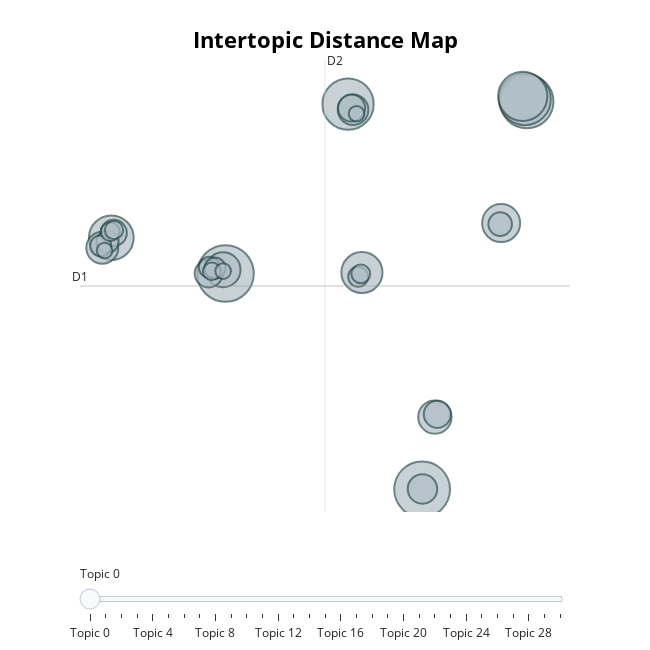

Write notebook code for a chart like this one.
### Code cell
# visualize topics

model.model.visualize_topics()

### Figure 1 — Plotly figure (JSON) as saved in the notebook; plotly's stock layout.template omitted (floating-point values rounded to 4 significant figures)
{"data": [{"customdata": [[0, "コロナワクチン | ワクチン | ワクチン接種 | 大規模接種 | 新型コロナ", 144], [1, "新型肺炎 | クルーズ船 | 厚労相 | 北海道 | 国内初の死者", 140], [2, "感染 | 新型コロナ | コロナ感染 | 変異種 | 国内感染", 128], [3, "東京 | 新型コロナ | 新規感染 | 首都圏３県 | 大阪", 121], [4, "新型肺炎 | 天声人語 | 寄稿 | 地球を読む | 愛知", 118], [5, "専門家会議 | 新型コロナ | 厚労省 | 自宅療養 | 医療", 109], [6, "緊急事態宣言 | 緊急事態 | 新型コロナ | 愛知 | 来月７日まで", 90], [7, "日銀 | 閣議決定 | 過去最大 | コロナ対応 | ２次補正", 76], [8, "６月 | 基準地価 | ｇｄｐ | ３月 | ９月期", 65], [9, "自公合意 | ３０万円給付 | １０万円給付 | 中小企業 | １店舗５０万円", 55], [10, "日本の大学 | 河合塾共同調査 | 大学入試 | ひらく | 朝日新聞", 50], [11, "首相 | 自民党総裁選 | 菅首相 | 特措法 | 菅首相退陣", 46], [12, "明日へ | コロナ下の五輪 | こどもの日 | 新型コロナ | その１", 42], [13, "中国 | 新型肺炎 | 武漢 | 海外団体旅行禁止 | 拡大", 39], [14, "地域に | コロナ危機と世界 | 新型コロナ | 日中往来 | 止まった経済", 35], [15, "国内死者５０００人超 | ペース加速 | コロナ | 新型コロナ | 自宅療養中４８人死亡", 33], [16, "東京五輪 | ｔｏｋｙｏ２０２０ | 東京２０２０ | 無観客 | まん延防止", 33], [17, "大阪 | 北海道 | 兵庫 | 緊急事態 | 京都", 31], [18, "４割 | 宿泊 | 接触８割減へ提言 | 民間検査の活用推進 | 民間調べ", 25], [19, "イート | 緊急事態 | 政府 | 首相 | 感染拡大地域へ", 22], [20, "２０２１衆院選 | コロナ | 衆院選公示 | 五輪争点 | 米国の選択", 20], [21, "韓国 | 北朝鮮 | 米大統領選 | きょうから強化 | 明記", 20], [22, "コロナ飲み薬 | 厚労省 | メルク製 | コロナで争奪激しく | コロナ対応で機関投資家が転換", 20], [23, "タカラバイオ | ｐｃｒ | ｐｃｒ検査 | 海外渡航に必要な例も | １日７", 18], [24, "ポイント | ウォルマートやニトリ | 政府の追加経済対策 | ビジネス | 在籍型出向", 16], [25, "きょう決定 | 緊急事態 | きょう時短解除 | 緊急事態解除決定 | 段階的緩和", 16], [26, "新型コロナウイルス | 余録 | あすから来月末 | 帰国者３人感染 | １人は当初", 15], [27, "政府 | 政府専門家会議の提言 | １５件義務化せず | 初動検証 | トンネル団体", 14], [28, "毎日新聞世論調査 | 評価せず | 評価 | 本社世論調査 | 朝日新聞社世論調査", 11], [29, "プロ野球 | 選抜高校野球 | サッカー | 影響を考慮 | 大相撲２週間延期", 11], [30, "コロナ危機と世界 | 初動遅れ | 海外に | ベトナムに発注続々 | トランプ氏が批判", 11]], "hovertemplate": "<b>Topic %{customdata[0]}</b><br>Words: %{customdata[1]}<br>Size: %{customdata[2]}", "legendgroup": "", "marker": {"color": "#B0BEC5", "line": {"color": "DarkSlateGrey", "width": 2}, "size": [144, 140, 128, 121, 118, 109, 90, 76, 65, 55, 50, 46, 42, 39, 35, 33, 33, 31, 25, 22, 20, 20, 20, 18, 16, 16, 15, 14, 11, 11, 11], "sizemode": "area", "sizeref": 0.09, "symbol": "circle"}, "mode": "markers", "name": "", "orientation": "v", "showlegend": false, "type": "scatter", "x": [-1.1, 15.32, 24.06, 23.9, 9.139, 23.73, -10.64, 10.3, 21.92, -1.306, 16.39, -11.39, 9.555, 15.35, -2.508, 16.59, 9.428, -10.44, 21.84, -10.95, -11.52, -2.442, -1.975, 9.982, 10.2, -10.73, -10.41, -2.246, -11.19, 9.846, -1.297], "xaxis": "x", "y": [4.745, -11.01, 17.29, 17.46, 17.1, 17.67, 7.352, 4.813, 8.424, 5.016, -5.737, 6.628, 16.69, -10.98, 4.738, -5.537, 16.82, 7.704, 8.346, 7.058, 6.766, 5.196, 5.132, 4.498, 4.716, 7.79, 7.91, 4.894, 6.418, 16.4, 4.916], "yaxis": "y"}], "layout": {"annotations": [{"showarrow": false, "text": "D1", "x": -13.25, "y": 3.829, "yshift": 10}, {"showarrow": false, "text": "D2", "x": 7.211, "xshift": 10, "y": 20.32}], "height": 650, "hoverlabel": {"bgcolor": "white", "font": {"family": "Rockwell", "size": 16}}, "legend": {"itemsizing": "constant", "tracegroupgap": 0}, "margin": {"t": 60}, "shapes": [{"line": {"color": "#CFD8DC", "width": 2}, "type": "line", "x0": 7.211, "x1": 7.211, "y0": -12.66, "y1": 20.32}, {"line": {"color": "#9E9E9E", "width": 2}, "type": "line", "x0": -13.25, "x1": 27.67, "y0": 3.829, "y1": 3.829}], "sliders": [{"active": 0, "pad": {"t": 50}, "steps": [{"args": [{"marker.color": [["red", "#B0BEC5", "#B0BEC5", "#B0BEC5", "#B0BEC5", "#B0BEC5", "#B0BEC5", "#B0BEC5", "#B0BEC5", "#B0BEC5", "#B0BEC5", "#B0BEC5", "#B0BEC5", "#B0BEC5", "#B0BEC5", "#B0BEC5", "#B0BEC5", "#B0BEC5", "#B0BEC5", "#B0BEC5", "#B0BEC5", "#B0BEC5", "#B0BEC5", "#B0BEC5", "#B0BEC5", "#B0BEC5", "#B0BEC5", "#B0BEC5", "#B0BEC5", "#B0BEC5", "#B0BEC5"]]}], "label": "Topic 0", "method": "update"}, {"args": [{"marker.color": [["#B0BEC5", "red", "#B0BEC5", "#B0BEC5", "#B0BEC5", "#B0BEC5", "#B0BEC5", "#B0BEC5", "#B0BEC5", "#B0BEC5", "#B0BEC5", "#B0BEC5", "#B0BEC5", "#B0BEC5", "#B0BEC5", "#B0BEC5", "#B0BEC5", "#B0BEC5", "#B0BEC5", "#B0BEC5", "#B0BEC5", "#B0BEC5", "#B0BEC5", "#B0BEC5", "#B0BEC5", "#B0BEC5", "#B0BEC5", "#B0BEC5", "#B0BEC5", "#B0BEC5", "#B0BEC5"]]}], "label": "Topic 1", "method": "update"}, {"args": [{"marker.color": [["#B0BEC5", "#B0BEC5", "red", "#B0BEC5", "#B0BEC5", "#B0BEC5", "#B0BEC5", "#B0BEC5", "#B0BEC5", "#B0BEC5", "#B0BEC5", "#B0BEC5", "#B0BEC5", "#B0BEC5", "#B0BEC5", "#B0BEC5", "#B0BEC5", "#B0BEC5", "#B0BEC5", "#B0BEC5", "#B0BEC5", "#B0BEC5", "#B0BEC5", "#B0BEC5", "#B0BEC5", "#B0BEC5", "#B0BEC5", "#B0BEC5", "#B0BEC5", "#B0BEC5", "#B0BEC5"]]}], "label": "Topic 2", "method": "update"}, {"args": [{"marker.color": [["#B0BEC5", "#B0BEC5", "#B0BEC5", "red", "#B0BEC5", "#B0BEC5", "#B0BEC5", "#B0BEC5", "#B0BEC5", "#B0BEC5", "#B0BEC5", "#B0BEC5", "#B0BEC5", "#B0BEC5", "#B0BEC5", "#B0BEC5", "#B0BEC5", "#B0BEC5", "#B0BEC5", "#B0BEC5", "#B0BEC5", "#B0BEC5", "#B0BEC5", "#B0BEC5", "#B0BEC5", "#B0BEC5", "#B0BEC5", "#B0BEC5", "#B0BEC5", "#B0BEC5", "#B0BEC5"]]}], "label": "Topic 3", "method": "update"}, {"args": [{"marker.color": [["#B0BEC5", "#B0BEC5", "#B0BEC5", "#B0BEC5", "red", "#B0BEC5", "#B0BEC5", "#B0BEC5", "#B0BEC5", "#B0BEC5", "#B0BEC5", "#B0BEC5", "#B0BEC5", "#B0BEC5", "#B0BEC5", "#B0BEC5", "#B0BEC5", "#B0BEC5", "#B0BEC5", "#B0BEC5", "#B0BEC5", "#B0BEC5", "#B0BEC5", "#B0BEC5", "#B0BEC5", "#B0BEC5", "#B0BEC5", "#B0BEC5", "#B0BEC5", "#B0BEC5", "#B0BEC5"]]}], "label": "Topic 4", "method": "update"}, {"args": [{"marker.color": [["#B0BEC5", "#B0BEC5", "#B0BEC5", "#B0BEC5", "#B0BEC5", "red", "#B0BEC5", "#B0BEC5", "#B0BEC5", "#B0BEC5", "#B0BEC5", "#B0BEC5", "#B0BEC5", "#B0BEC5", "#B0BEC5", "#B0BEC5", "#B0BEC5", "#B0BEC5", "#B0BEC5", "#B0BEC5", "#B0BEC5", "#B0BEC5", "#B0BEC5", "#B0BEC5", "#B0BEC5", "#B0BEC5", "#B0BEC5", "#B0BEC5", "#B0BEC5", "#B0BEC5", "#B0BEC5"]]}], "label": "Topic 5", "method": "update"}, {"args": [{"marker.color": [["#B0BEC5", "#B0BEC5", "#B0BEC5", "#B0BEC5", "#B0BEC5", "#B0BEC5", "red", "#B0BEC5", "#B0BEC5", "#B0BEC5", "#B0BEC5", "#B0BEC5", "#B0BEC5", "#B0BEC5", "#B0BEC5", "#B0BEC5", "#B0BEC5", "#B0BEC5", "#B0BEC5", "#B0BEC5", "#B0BEC5", "#B0BEC5", "#B0BEC5", "#B0BEC5", "#B0BEC5", "#B0BEC5", "#B0BEC5", "#B0BEC5", "#B0BEC5", "#B0BEC5", "#B0BEC5"]]}], "label": "Topic 6", "method": "update"}, {"args": [{"marker.color": [["#B0BEC5", "#B0BEC5", "#B0BEC5", "#B0BEC5", "#B0BEC5", "#B0BEC5", "#B0BEC5", "red", "#B0BEC5", "#B0BEC5", "#B0BEC5", "#B0BEC5", "#B0BEC5", "#B0BEC5", "#B0BEC5", "#B0BEC5", "#B0BEC5", "#B0BEC5", "#B0BEC5", "#B0BEC5", "#B0BEC5", "#B0BEC5", "#B0BEC5", "#B0BEC5", "#B0BEC5", "#B0BEC5", "#B0BEC5", "#B0BEC5", "#B0BEC5", "#B0BEC5", "#B0BEC5"]]}], "label": "Topic 7", "method": "update"}, {"args": [{"marker.color": [["#B0BEC5", "#B0BEC5", "#B0BEC5", "#B0BEC5", "#B0BEC5", "#B0BEC5", "#B0BEC5", "#B0BEC5", "red", "#B0BEC5", "#B0BEC5", "#B0BEC5", "#B0BEC5", "#B0BEC5", "#B0BEC5", "#B0BEC5", "#B0BEC5", "#B0BEC5", "#B0BEC5", "#B0BEC5", "#B0BEC5", "#B0BEC5", "#B0BEC5", "#B0BEC5", "#B0BEC5", "#B0BEC5", "#B0BEC5", "#B0BEC5", "#B0BEC5", "#B0BEC5", "#B0BEC5"]]}], "label": "Topic 8", "method": "update"}, {"args": [{"marker.color": [["#B0BEC5", "#B0BEC5", "#B0BEC5", "#B0BEC5", "#B0BEC5", "#B0BEC5", "#B0BEC5", "#B0BEC5", "#B0BEC5", "red", "#B0BEC5", "#B0BEC5", "#B0BEC5", "#B0BEC5", "#B0BEC5", "#B0BEC5", "#B0BEC5", "#B0BEC5", "#B0BEC5", "#B0BEC5", "#B0BEC5", "#B0BEC5", "#B0BEC5", "#B0BEC5", "#B0BEC5", "#B0BEC5", "#B0BEC5", "#B0BEC5", "#B0BEC5", "#B0BEC5", "#B0BEC5"]]}], "label": "Topic 9", "method": "update"}, {"args": [{"marker.color": [["#B0BEC5", "#B0BEC5", "#B0BEC5", "#B0BEC5", "#B0BEC5", "#B0BEC5", "#B0BEC5", "#B0BEC5", "#B0BEC5", "#B0BEC5", "red", "#B0BEC5", "#B0BEC5", "#B0BEC5", "#B0BEC5", "#B0BEC5", "#B0BEC5", "#B0BEC5", "#B0BEC5", "#B0BEC5", "#B0BEC5", "#B0BEC5", "#B0BEC5", "#B0BEC5", "#B0BEC5", "#B0BEC5", "#B0BEC5", "#B0BEC5", "#B0BEC5", "#B0BEC5", "#B0BEC5"]]}], "label": "Topic 10", "method": "update"}, {"args": [{"marker.color": [["#B0BEC5", "#B0BEC5", "#B0BEC5", "#B0BEC5", "#B0BEC5", "#B0BEC5", "#B0BEC5", "#B0BEC5", "#B0BEC5", "#B0BEC5", "#B0BEC5", "red", "#B0BEC5", "#B0BEC5", "#B0BEC5", "#B0BEC5", "#B0BEC5", "#B0BEC5", "#B0BEC5", "#B0BEC5", "#B0BEC5", "#B0BEC5", "#B0BEC5", "#B0BEC5", "#B0BEC5", "#B0BEC5", "#B0BEC5", "#B0BEC5", "#B0BEC5", "#B0BEC5", "#B0BEC5"]]}], "label": "Topic 11", "method": "update"}, {"args": [{"marker.color": [["#B0BEC5", "#B0BEC5", "#B0BEC5", "#B0BEC5", "#B0BEC5", "#B0BEC5", "#B0BEC5", "#B0BEC5", "#B0BEC5", "#B0BEC5", "#B0BEC5", "#B0BEC5", "red", "#B0BEC5", "#B0BEC5", "#B0BEC5", "#B0BEC5", "#B0BEC5", "#B0BEC5", "#B0BEC5", "#B0BEC5", "#B0BEC5", "#B0BEC5", "#B0BEC5", "#B0BEC5", "#B0BEC5", "#B0BEC5", "#B0BEC5", "#B0BEC5", "#B0BEC5", "#B0BEC5"]]}], "label": "Topic 12", "method": "update"}, {"args": [{"marker.color": [["#B0BEC5", "#B0BEC5", "#B0BEC5", "#B0BEC5", "#B0BEC5", "#B0BEC5", "#B0BEC5", "#B0BEC5", "#B0BEC5", "#B0BEC5", "#B0BEC5", "#B0BEC5", "#B0BEC5", "red", "#B0BEC5", "#B0BEC5", "#B0BEC5", "#B0BEC5", "#B0BEC5", "#B0BEC5", "#B0BEC5", "#B0BEC5", "#B0BEC5", "#B0BEC5", "#B0BEC5", "#B0BEC5", "#B0BEC5", "#B0BEC5", "#B0BEC5", "#B0BEC5", "#B0BEC5"]]}], "label": "Topic 13", "method": "update"}, {"args": [{"marker.color": [["#B0BEC5", "#B0BEC5", "#B0BEC5", "#B0BEC5", "#B0BEC5", "#B0BEC5", "#B0BEC5", "#B0BEC5", "#B0BEC5", "#B0BEC5", "#B0BEC5", "#B0BEC5", "#B0BEC5", "#B0BEC5", "red", "#B0BEC5", "#B0BEC5", "#B0BEC5", "#B0BEC5", "#B0BEC5", "#B0BEC5", "#B0BEC5", "#B0BEC5", "#B0BEC5", "#B0BEC5", "#B0BEC5", "#B0BEC5", "#B0BEC5", "#B0BEC5", "#B0BEC5", "#B0BEC5"]]}], "label": "Topic 14", "method": "update"}, {"args": [{"marker.color": [["#B0BEC5", "#B0BEC5", "#B0BEC5", "#B0BEC5", "#B0BEC5", "#B0BEC5", "#B0BEC5", "#B0BEC5", "#B0BEC5", "#B0BEC5", "#B0BEC5", "#B0BEC5", "#B0BEC5", "#B0BEC5", "#B0BEC5", "red", "#B0BEC5", "#B0BEC5", "#B0BEC5", "#B0BEC5", "#B0BEC5", "#B0BEC5", "#B0BEC5", "#B0BEC5", "#B0BEC5", "#B0BEC5", "#B0BEC5", "#B0BEC5", "#B0BEC5", "#B0BEC5", "#B0BEC5"]]}], "label": "Topic 15", "method": "update"}, {"args": [{"marker.color": [["#B0BEC5", "#B0BEC5", "#B0BEC5", "#B0BEC5", "#B0BEC5", "#B0BEC5", "#B0BEC5", "#B0BEC5", "#B0BEC5", "#B0BEC5", "#B0BEC5", "#B0BEC5", "#B0BEC5", "#B0BEC5", "#B0BEC5", "#B0BEC5", "red", "#B0BEC5", "#B0BEC5", "#B0BEC5", "#B0BEC5", "#B0BEC5", "#B0BEC5", "#B0BEC5", "#B0BEC5", "#B0BEC5", "#B0BEC5", "#B0BEC5", "#B0BEC5", "#B0BEC5", "#B0BEC5"]]}], "label": "Topic 16", "method": "update"}, {"args": [{"marker.color": [["#B0BEC5", "#B0BEC5", "#B0BEC5", "#B0BEC5", "#B0BEC5", "#B0BEC5", "#B0BEC5", "#B0BEC5", "#B0BEC5", "#B0BEC5", "#B0BEC5", "#B0BEC5", "#B0BEC5", "#B0BEC5", "#B0BEC5", "#B0BEC5", "#B0BEC5", "red", "#B0BEC5", "#B0BEC5", "#B0BEC5", "#B0BEC5", "#B0BEC5", "#B0BEC5", "#B0BEC5", "#B0BEC5", "#B0BEC5", "#B0BEC5", "#B0BEC5", "#B0BEC5", "#B0BEC5"]]}], "label": "Topic 17", "method": "update"}, {"args": [{"marker.color": [["#B0BEC5", "#B0BEC5", "#B0BEC5", "#B0BEC5", "#B0BEC5", "#B0BEC5", "#B0BEC5", "#B0BEC5", "#B0BEC5", "#B0BEC5", "#B0BEC5", "#B0BEC5", "#B0BEC5", "#B0BEC5", "#B0BEC5", "#B0BEC5", "#B0BEC5", "#B0BEC5", "red", "#B0BEC5", "#B0BEC5", "#B0BEC5", "#B0BEC5", "#B0BEC5", "#B0BEC5", "#B0BEC5", "#B0BEC5", "#B0BEC5", "#B0BEC5", "#B0BEC5", "#B0BEC5"]]}], "label": "Topic 18", "method": "update"}, {"args": [{"marker.color": [["#B0BEC5", "#B0BEC5", "#B0BEC5", "#B0BEC5", "#B0BEC5", "#B0BEC5", "#B0BEC5", "#B0BEC5", "#B0BEC5", "#B0BEC5", "#B0BEC5", "#B0BEC5", "#B0BEC5", "#B0BEC5", "#B0BEC5", "#B0BEC5", "#B0BEC5", "#B0BEC5", "#B0BEC5", "red", "#B0BEC5", "#B0BEC5", "#B0BEC5", "#B0BEC5", "#B0BEC5", "#B0BEC5", "#B0BEC5", "#B0BEC5", "#B0BEC5", "#B0BEC5", "#B0BEC5"]]}], "label": "Topic 19", "method": "update"}, {"args": [{"marker.color": [["#B0BEC5", "#B0BEC5", "#B0BEC5", "#B0BEC5", "#B0BEC5", "#B0BEC5", "#B0BEC5", "#B0BEC5", "#B0BEC5", "#B0BEC5", "#B0BEC5", "#B0BEC5", "#B0BEC5", "#B0BEC5", "#B0BEC5", "#B0BEC5", "#B0BEC5", "#B0BEC5", "#B0BEC5", "#B0BEC5", "red", "#B0BEC5", "#B0BEC5", "#B0BEC5", "#B0BEC5", "#B0BEC5", "#B0BEC5", "#B0BEC5", "#B0BEC5", "#B0BEC5", "#B0BEC5"]]}], "label": "Topic 20", "method": "update"}, {"args": [{"marker.color": [["#B0BEC5", "#B0BEC5", "#B0BEC5", "#B0BEC5", "#B0BEC5", "#B0BEC5", "#B0BEC5", "#B0BEC5", "#B0BEC5", "#B0BEC5", "#B0BEC5", "#B0BEC5", "#B0BEC5", "#B0BEC5", "#B0BEC5", "#B0BEC5", "#B0BEC5", "#B0BEC5", "#B0BEC5", "#B0BEC5", "#B0BEC5", "red", "#B0BEC5", "#B0BEC5", "#B0BEC5", "#B0BEC5", "#B0BEC5", "#B0BEC5", "#B0BEC5", "#B0BEC5", "#B0BEC5"]]}], "label": "Topic 21", "method": "update"}, {"args": [{"marker.color": [["#B0BEC5", "#B0BEC5", "#B0BEC5", "#B0BEC5", "#B0BEC5", "#B0BEC5", "#B0BEC5", "#B0BEC5", "#B0BEC5", "#B0BEC5", "#B0BEC5", "#B0BEC5", "#B0BEC5", "#B0BEC5", "#B0BEC5", "#B0BEC5", "#B0BEC5", "#B0BEC5", "#B0BEC5", "#B0BEC5", "#B0BEC5", "#B0BEC5", "red", "#B0BEC5", "#B0BEC5", "#B0BEC5", "#B0BEC5", "#B0BEC5", "#B0BEC5", "#B0BEC5", "#B0BEC5"]]}], "label": "Topic 22", "method": "update"}, {"args": [{"marker.color": [["#B0BEC5", "#B0BEC5", "#B0BEC5", "#B0BEC5", "#B0BEC5", "#B0BEC5", "#B0BEC5", "#B0BEC5", "#B0BEC5", "#B0BEC5", "#B0BEC5", "#B0BEC5", "#B0BEC5", "#B0BEC5", "#B0BEC5", "#B0BEC5", "#B0BEC5", "#B0BEC5", "#B0BEC5", "#B0BEC5", "#B0BEC5", "#B0BEC5", "#B0BEC5", "red", "#B0BEC5", "#B0BEC5", "#B0BEC5", "#B0BEC5", "#B0BEC5", "#B0BEC5", "#B0BEC5"]]}], "label": "Topic 23", "method": "update"}, {"args": [{"marker.color": [["#B0BEC5", "#B0BEC5", "#B0BEC5", "#B0BEC5", "#B0BEC5", "#B0BEC5", "#B0BEC5", "#B0BEC5", "#B0BEC5", "#B0BEC5", "#B0BEC5", "#B0BEC5", "#B0BEC5", "#B0BEC5", "#B0BEC5", "#B0BEC5", "#B0BEC5", "#B0BEC5", "#B0BEC5", "#B0BEC5", "#B0BEC5", "#B0BEC5", "#B0BEC5", "#B0BEC5", "red", "#B0BEC5", "#B0BEC5", "#B0BEC5", "#B0BEC5", "#B0BEC5", "#B0BEC5"]]}], "label": "Topic 24", "method": "update"}, {"args": [{"marker.color": [["#B0BEC5", "#B0BEC5", "#B0BEC5", "#B0BEC5", "#B0BEC5", "#B0BEC5", "#B0BEC5", "#B0BEC5", "#B0BEC5", "#B0BEC5", "#B0BEC5", "#B0BEC5", "#B0BEC5", "#B0BEC5", "#B0BEC5", "#B0BEC5", "#B0BEC5", "#B0BEC5", "#B0BEC5", "#B0BEC5", "#B0BEC5", "#B0BEC5", "#B0BEC5", "#B0BEC5", "#B0BEC5", "red", "#B0BEC5", "#B0BEC5", "#B0BEC5", "#B0BEC5", "#B0BEC5"]]}], "label": "Topic 25", "method": "update"}, {"args": [{"marker.color": [["#B0BEC5", "#B0BEC5", "#B0BEC5", "#B0BEC5", "#B0BEC5", "#B0BEC5", "#B0BEC5", "#B0BEC5", "#B0BEC5", "#B0BEC5", "#B0BEC5", "#B0BEC5", "#B0BEC5", "#B0BEC5", "#B0BEC5", "#B0BEC5", "#B0BEC5", "#B0BEC5", "#B0BEC5", "#B0BEC5", "#B0BEC5", "#B0BEC5", "#B0BEC5", "#B0BEC5", "#B0BEC5", "#B0BEC5", "red", "#B0BEC5", "#B0BEC5", "#B0BEC5", "#B0BEC5"]]}], "label": "Topic 26", "method": "update"}, {"args": [{"marker.color": [["#B0BEC5", "#B0BEC5", "#B0BEC5", "#B0BEC5", "#B0BEC5", "#B0BEC5", "#B0BEC5", "#B0BEC5", "#B0BEC5", "#B0BEC5", "#B0BEC5", "#B0BEC5", "#B0BEC5", "#B0BEC5", "#B0BEC5", "#B0BEC5", "#B0BEC5", "#B0BEC5", "#B0BEC5", "#B0BEC5", "#B0BEC5", "#B0BEC5", "#B0BEC5", "#B0BEC5", "#B0BEC5", "#B0BEC5", "#B0BEC5", "red", "#B0BEC5", "#B0BEC5", "#B0BEC5"]]}], "label": "Topic 27", "method": "update"}, {"args": [{"marker.color": [["#B0BEC5", "#B0BEC5", "#B0BEC5", "#B0BEC5", "#B0BEC5", "#B0BEC5", "#B0BEC5", "#B0BEC5", "#B0BEC5", "#B0BEC5", "#B0BEC5", "#B0BEC5", "#B0BEC5", "#B0BEC5", "#B0BEC5", "#B0BEC5", "#B0BEC5", "#B0BEC5", "#B0BEC5", "#B0BEC5", "#B0BEC5", "#B0BEC5", "#B0BEC5", "#B0BEC5", "#B0BEC5", "#B0BEC5", "#B0BEC5", "#B0BEC5", "red", "#B0BEC5", "#B0BEC5"]]}], "label": "Topic 28", "method": "update"}, {"args": [{"marker.color": [["#B0BEC5", "#B0BEC5", "#B0BEC5", "#B0BEC5", "#B0BEC5", "#B0BEC5", "#B0BEC5", "#B0BEC5", "#B0BEC5", "#B0BEC5", "#B0BEC5", "#B0BEC5", "#B0BEC5", "#B0BEC5", "#B0BEC5", "#B0BEC5", "#B0BEC5", "#B0BEC5", "#B0BEC5", "#B0BEC5", "#B0BEC5", "#B0BEC5", "#B0BEC5", "#B0BEC5", "#B0BEC5", "#B0BEC5", "#B0BEC5", "#B0BEC5", "#B0BEC5", "red", "#B0BEC5"]]}], "label": "Topic 29", "method": "update"}, {"args": [{"marker.color": [["#B0BEC5", "#B0BEC5", "#B0BEC5", "#B0BEC5", "#B0BEC5", "#B0BEC5", "#B0BEC5", "#B0BEC5", "#B0BEC5", "#B0BEC5", "#B0BEC5", "#B0BEC5", "#B0BEC5", "#B0BEC5", "#B0BEC5", "#B0BEC5", "#B0BEC5", "#B0BEC5", "#B0BEC5", "#B0BEC5", "#B0BEC5", "#B0BEC5", "#B0BEC5", "#B0BEC5", "#B0BEC5", "#B0BEC5", "#B0BEC5", "#B0BEC5", "#B0BEC5", "#B0BEC5", "red"]]}], "label": "Topic 30", "method": "update"}]}], "title": {"font": {"color": "Black", "size": 22}, "text": "<b>Intertopic Distance Map", "x": 0.5, "xanchor": "center", "y": 0.95, "yanchor": "top"}, "width": 650, "xaxis": {"anchor": "y", "domain": [0, 1], "range": [-13.25, 27.67], "title": {"text": ""}, "visible": false}, "yaxis": {"anchor": "x", "domain": [0, 1], "range": [-12.66, 20.32], "title": {"text": ""}, "visible": false}}}
